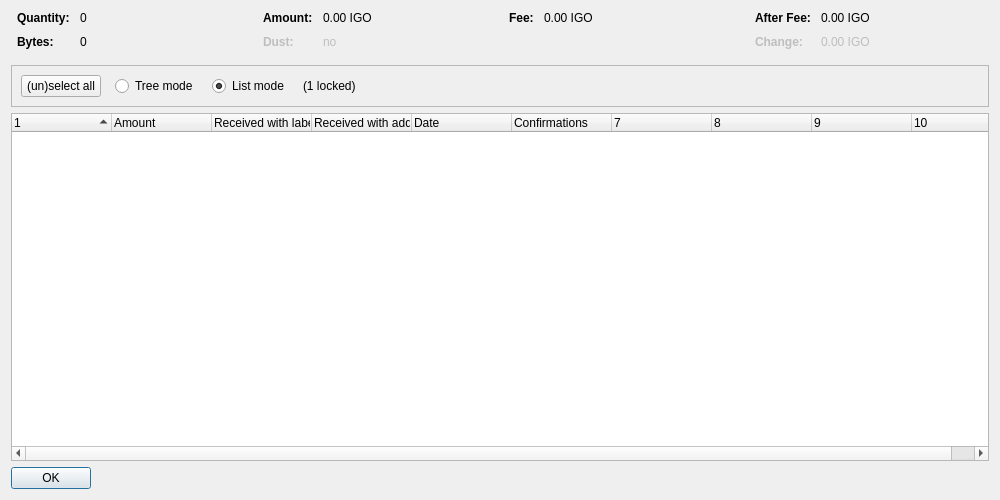
<?xml version="1.0" encoding="UTF-8"?>
<ui version="4.0">
 <class>CoinControlDialog</class>
 <widget class="QDialog" name="CoinControlDialog">
  <property name="geometry">
   <rect>
    <x>0</x>
    <y>0</y>
    <width>1000</width>
    <height>500</height>
   </rect>
  </property>
  <property name="windowTitle">
   <string>Coin Selection</string>
  </property>
  <layout class="QVBoxLayout" name="verticalLayout">
   <item>
    <layout class="QHBoxLayout" name="horizontalLayoutTop" stretch="0,0,0,0">
     <property name="topMargin">
      <number>0</number>
     </property>
     <property name="bottomMargin">
      <number>10</number>
     </property>
     <item>
      <layout class="QFormLayout" name="formLayoutCoinControl1">
       <property name="horizontalSpacing">
        <number>10</number>
       </property>
       <property name="verticalSpacing">
        <number>10</number>
       </property>
       <property name="leftMargin">
        <number>6</number>
       </property>
       <property name="rightMargin">
        <number>6</number>
       </property>
       <item row="0" column="0">
        <widget class="QLabel" name="labelCoinControlQuantityText">
         <property name="font">
          <font>
           <weight>75</weight>
           <bold>true</bold>
          </font>
         </property>
         <property name="text">
          <string>Quantity:</string>
         </property>
        </widget>
       </item>
       <item row="0" column="1">
        <widget class="QLabel" name="labelCoinControlQuantity">
         <property name="cursor">
          <cursorShape>IBeamCursor</cursorShape>
         </property>
         <property name="contextMenuPolicy">
          <enum>Qt::ActionsContextMenu</enum>
         </property>
         <property name="text">
          <string notr="true">0</string>
         </property>
         <property name="textInteractionFlags">
          <set>Qt::LinksAccessibleByMouse|Qt::TextSelectableByKeyboard|Qt::TextSelectableByMouse</set>
         </property>
        </widget>
       </item>
       <item row="1" column="0">
        <widget class="QLabel" name="labelCoinControlBytesText">
         <property name="font">
          <font>
           <weight>75</weight>
           <bold>true</bold>
          </font>
         </property>
         <property name="text">
          <string>Bytes:</string>
         </property>
        </widget>
       </item>
       <item row="1" column="1">
        <widget class="QLabel" name="labelCoinControlBytes">
         <property name="cursor">
          <cursorShape>IBeamCursor</cursorShape>
         </property>
         <property name="contextMenuPolicy">
          <enum>Qt::ActionsContextMenu</enum>
         </property>
         <property name="text">
          <string notr="true">0</string>
         </property>
         <property name="textInteractionFlags">
          <set>Qt::LinksAccessibleByMouse|Qt::TextSelectableByKeyboard|Qt::TextSelectableByMouse</set>
         </property>
        </widget>
       </item>
      </layout>
     </item>
     <item>
      <layout class="QFormLayout" name="formLayoutCoinControl2">
       <property name="horizontalSpacing">
        <number>10</number>
       </property>
       <property name="verticalSpacing">
        <number>10</number>
       </property>
       <property name="leftMargin">
        <number>6</number>
       </property>
       <property name="rightMargin">
        <number>6</number>
       </property>
       <item row="0" column="0">
        <widget class="QLabel" name="labelCoinControlAmountText">
         <property name="font">
          <font>
           <weight>75</weight>
           <bold>true</bold>
          </font>
         </property>
         <property name="text">
          <string>Amount:</string>
         </property>
        </widget>
       </item>
       <item row="0" column="1">
        <widget class="QLabel" name="labelCoinControlAmount">
         <property name="cursor">
          <cursorShape>IBeamCursor</cursorShape>
         </property>
         <property name="contextMenuPolicy">
          <enum>Qt::ActionsContextMenu</enum>
         </property>
         <property name="text">
          <string notr="true">0.00 IGO</string>
         </property>
         <property name="textInteractionFlags">
          <set>Qt::LinksAccessibleByMouse|Qt::TextSelectableByKeyboard|Qt::TextSelectableByMouse</set>
         </property>
        </widget>
       </item>
       <item row="1" column="0">
        <widget class="QLabel" name="labelCoinControlLowOutputText">
         <property name="enabled">
          <bool>false</bool>
         </property>
         <property name="font">
          <font>
           <weight>75</weight>
           <bold>true</bold>
          </font>
         </property>
         <property name="text">
          <string>Dust:</string>
         </property>
        </widget>
       </item>
       <item row="1" column="1">
        <widget class="QLabel" name="labelCoinControlLowOutput">
         <property name="enabled">
          <bool>false</bool>
         </property>
         <property name="cursor">
          <cursorShape>IBeamCursor</cursorShape>
         </property>
         <property name="contextMenuPolicy">
          <enum>Qt::ActionsContextMenu</enum>
         </property>
         <property name="text">
          <string notr="true">no</string>
         </property>
         <property name="textInteractionFlags">
          <set>Qt::LinksAccessibleByMouse|Qt::TextSelectableByKeyboard|Qt::TextSelectableByMouse</set>
         </property>
        </widget>
       </item>
      </layout>
     </item>
     <item>
      <layout class="QFormLayout" name="formLayoutCoinControl3">
       <property name="horizontalSpacing">
        <number>10</number>
       </property>
       <property name="verticalSpacing">
        <number>10</number>
       </property>
       <property name="leftMargin">
        <number>6</number>
       </property>
       <property name="rightMargin">
        <number>6</number>
       </property>
       <item row="0" column="0">
        <widget class="QLabel" name="labelCoinControlFeeText">
         <property name="font">
          <font>
           <weight>75</weight>
           <bold>true</bold>
          </font>
         </property>
         <property name="text">
          <string>Fee:</string>
         </property>
        </widget>
       </item>
       <item row="0" column="1">
        <widget class="QLabel" name="labelCoinControlFee">
         <property name="cursor">
          <cursorShape>IBeamCursor</cursorShape>
         </property>
         <property name="contextMenuPolicy">
          <enum>Qt::ActionsContextMenu</enum>
         </property>
         <property name="text">
          <string notr="true">0.00 IGO</string>
         </property>
         <property name="textInteractionFlags">
          <set>Qt::LinksAccessibleByMouse|Qt::TextSelectableByKeyboard|Qt::TextSelectableByMouse</set>
         </property>
        </widget>
       </item>
      </layout>
     </item>
     <item>
      <layout class="QFormLayout" name="formLayoutCoinControl4">
       <property name="horizontalSpacing">
        <number>10</number>
       </property>
       <property name="verticalSpacing">
        <number>10</number>
       </property>
       <property name="leftMargin">
        <number>6</number>
       </property>
       <property name="rightMargin">
        <number>6</number>
       </property>
       <item row="0" column="0">
        <widget class="QLabel" name="labelCoinControlAfterFeeText">
         <property name="font">
          <font>
           <weight>75</weight>
           <bold>true</bold>
          </font>
         </property>
         <property name="text">
          <string>After Fee:</string>
         </property>
        </widget>
       </item>
       <item row="0" column="1">
        <widget class="QLabel" name="labelCoinControlAfterFee">
         <property name="cursor">
          <cursorShape>IBeamCursor</cursorShape>
         </property>
         <property name="contextMenuPolicy">
          <enum>Qt::ActionsContextMenu</enum>
         </property>
         <property name="text">
          <string notr="true">0.00 IGO</string>
         </property>
         <property name="textInteractionFlags">
          <set>Qt::LinksAccessibleByMouse|Qt::TextSelectableByKeyboard|Qt::TextSelectableByMouse</set>
         </property>
        </widget>
       </item>
       <item row="1" column="0">
        <widget class="QLabel" name="labelCoinControlChangeText">
         <property name="enabled">
          <bool>false</bool>
         </property>
         <property name="font">
          <font>
           <weight>75</weight>
           <bold>true</bold>
          </font>
         </property>
         <property name="text">
          <string>Change:</string>
         </property>
        </widget>
       </item>
       <item row="1" column="1">
        <widget class="QLabel" name="labelCoinControlChange">
         <property name="enabled">
          <bool>false</bool>
         </property>
         <property name="cursor">
          <cursorShape>IBeamCursor</cursorShape>
         </property>
         <property name="contextMenuPolicy">
          <enum>Qt::ActionsContextMenu</enum>
         </property>
         <property name="text">
          <string notr="true">0.00 IGO</string>
         </property>
         <property name="textInteractionFlags">
          <set>Qt::LinksAccessibleByMouse|Qt::TextSelectableByKeyboard|Qt::TextSelectableByMouse</set>
         </property>
        </widget>
       </item>
      </layout>
     </item>
    </layout>
   </item>
   <item>
    <widget class="QFrame" name="frame">
     <property name="minimumSize">
      <size>
       <width>0</width>
       <height>40</height>
      </size>
     </property>
     <property name="frameShape">
      <enum>QFrame::StyledPanel</enum>
     </property>
     <property name="frameShadow">
      <enum>QFrame::Sunken</enum>
     </property>
     <layout class="QHBoxLayout" name="horizontalLayout">
      <item>
       <layout class="QHBoxLayout" name="horizontalLayoutPanel" stretch="0,0,0,0,0">
        <property name="spacing">
         <number>14</number>
        </property>
        <item>
         <widget class="QPushButton" name="pushButtonSelectAll">
          <property name="sizePolicy">
           <sizepolicy hsizetype="Maximum" vsizetype="Fixed">
            <horstretch>0</horstretch>
            <verstretch>0</verstretch>
           </sizepolicy>
          </property>
          <property name="text">
           <string>(un)select all</string>
          </property>
          <property name="autoDefault">
           <bool>false</bool>
          </property>
         </widget>
        </item>
        <item>
         <widget class="QRadioButton" name="radioTreeMode">
          <property name="sizePolicy">
           <sizepolicy hsizetype="Maximum" vsizetype="Fixed">
            <horstretch>0</horstretch>
            <verstretch>0</verstretch>
           </sizepolicy>
          </property>
          <property name="text">
           <string>Tree mode</string>
          </property>
         </widget>
        </item>
        <item>
         <widget class="QRadioButton" name="radioListMode">
          <property name="sizePolicy">
           <sizepolicy hsizetype="Maximum" vsizetype="Fixed">
            <horstretch>0</horstretch>
            <verstretch>0</verstretch>
           </sizepolicy>
          </property>
          <property name="text">
           <string>List mode</string>
          </property>
          <property name="checked">
           <bool>true</bool>
          </property>
         </widget>
        </item>
        <item>
         <widget class="QLabel" name="labelLocked">
          <property name="text">
           <string notr="true">(1 locked)</string>
          </property>
         </widget>
        </item>
        <item>
         <spacer name="horizontalSpacer">
          <property name="orientation">
           <enum>Qt::Horizontal</enum>
          </property>
          <property name="sizeHint" stdset="0">
           <size>
            <width>40</width>
            <height>20</height>
           </size>
          </property>
         </spacer>
        </item>
       </layout>
      </item>
     </layout>
    </widget>
   </item>
   <item>
    <widget class="CoinControlTreeWidget" name="treeWidget">
     <property name="contextMenuPolicy">
      <enum>Qt::CustomContextMenu</enum>
     </property>
     <property name="sortingEnabled">
      <bool>false</bool>
     </property>
     <property name="columnCount">
      <number>10</number>
     </property>
     <attribute name="headerShowSortIndicator" stdset="0">
      <bool>true</bool>
     </attribute>
     <attribute name="headerStretchLastSection">
      <bool>false</bool>
     </attribute>
     <column>
      <property name="text">
       <string/>
      </property>
     </column>
     <column>
      <property name="text">
       <string>Amount</string>
      </property>
     </column>
     <column>
      <property name="text">
       <string>Received with label</string>
      </property>
     </column>
     <column>
      <property name="text">
       <string>Received with address</string>
      </property>
     </column>
     <column>
      <property name="text">
       <string>Date</string>
      </property>
     </column>
     <column>
      <property name="text">
       <string>Confirmations</string>
      </property>
      <property name="toolTip">
       <string>Confirmed</string>
      </property>
     </column>
     <column>
      <property name="text">
       <string/>
      </property>
     </column>
     <column>
      <property name="text">
       <string/>
      </property>
     </column>
     <column>
      <property name="text">
       <string/>
      </property>
     </column>
     <column>
      <property name="text">
       <string/>
      </property>
     </column>
    </widget>
   </item>
   <item>
    <widget class="QDialogButtonBox" name="buttonBox">
     <property name="sizePolicy">
      <sizepolicy hsizetype="Maximum" vsizetype="Fixed">
       <horstretch>0</horstretch>
       <verstretch>0</verstretch>
      </sizepolicy>
     </property>
     <property name="orientation">
      <enum>Qt::Horizontal</enum>
     </property>
     <property name="standardButtons">
      <set>QDialogButtonBox::Ok</set>
     </property>
    </widget>
   </item>
  </layout>
 </widget>
 <customwidgets>
  <customwidget>
   <class>CoinControlTreeWidget</class>
   <extends>QTreeWidget</extends>
   <header>qt/coincontroltreewidget.h</header>
  </customwidget>
 </customwidgets>
 <resources/>
 <connections/>
</ui>
